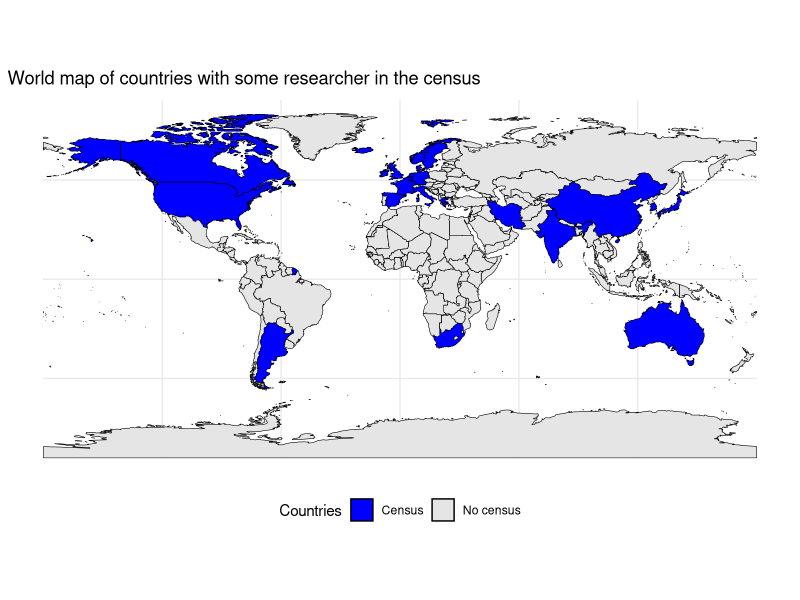

Reproduce this figure in R.
if (!require("ggplot2", character.only = TRUE)) {
  install.packages("ggplot2")
  library(ggplot2)
}
if (!require("dplyr", character.only = TRUE)) {
  install.packages("dplyr")
  library(dplyr)
}
if (!require("rnaturalearth", character.only = TRUE)) {
  install.packages("rnaturalearth")
  library(rnaturalearth)
}

if (!require("rnaturalearthdata", character.only = TRUE)) {
  install.packages("rnaturalearthdata")
  library(rnaturalearthdata)
}




# Load world map data
world <- ne_countries(scale = "medium", returnclass = "sf")

# Specify the countries to color
highlight_countries <- c("United States of America", "Italy", "Canada", "Australia", "Spain", "Germany", 
                         "United Kingdom", "France", "India", "Belgium", "Netherlands", "Greece", 
                         "Ireland", "Czech Republic", "Denmark", "Norway", "Sweden", "Argentina", 
                         "China", "Iceland", "Iran", "Japan", "Luxembourg", "Serbia", "South Africa", 
                         "South Korea")


# Create a new column to identify highlighted countries
world <- world %>%
  mutate(highlight = ifelse(admin %in% highlight_countries, "Census", "No census"))

# Plot the map
ggplot(data = world) +
  geom_sf(aes(fill = highlight), color = "black") +  # Fill by 'highlight' column
  scale_fill_manual(values = c("Census" = "blue", "No census" = "gray90")) +  # Define colors
  theme_minimal() +
  labs(fill = "Countries") +
  theme(legend.position = "bottom") +
  ggtitle ("World map of countries with some researcher in the census")
